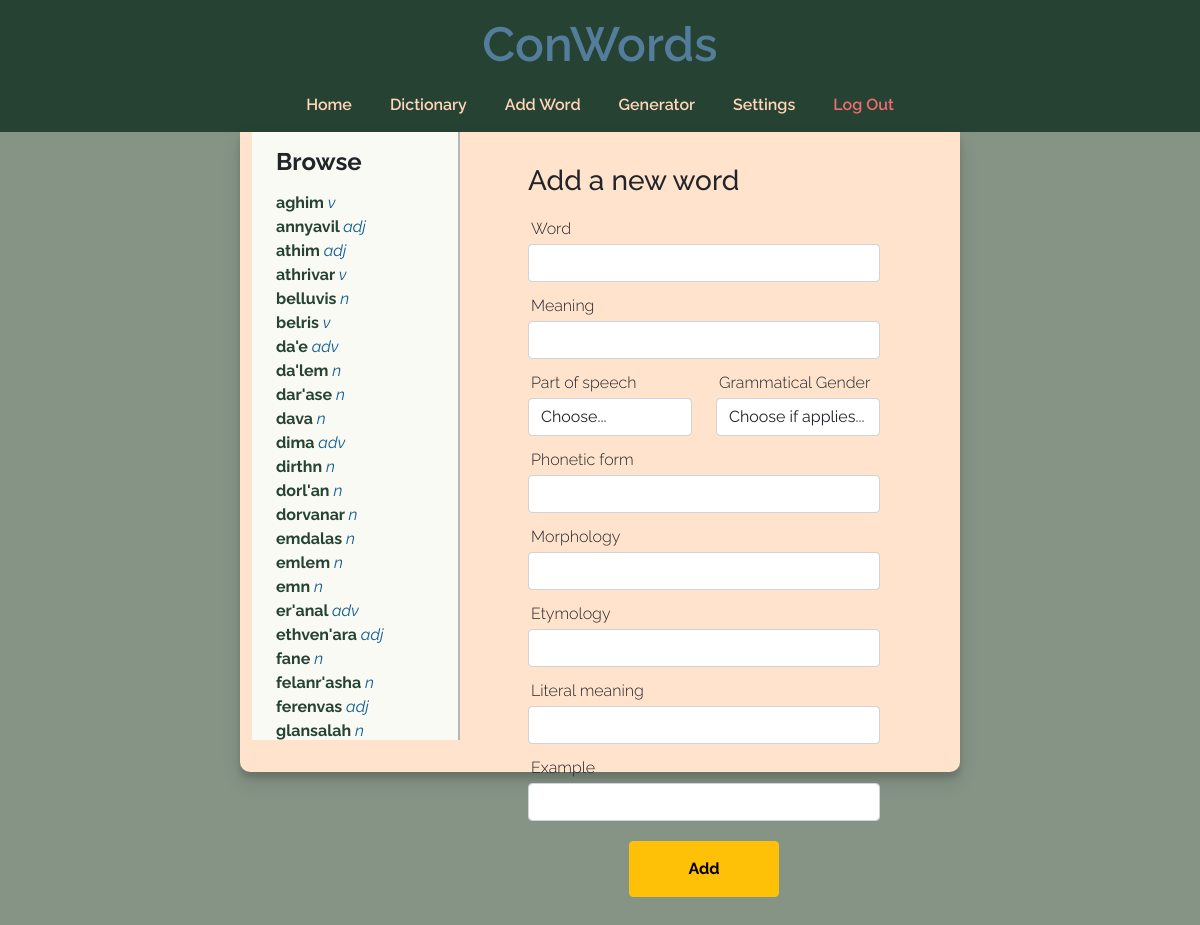
Before: /addword (signed in) with the older database file.
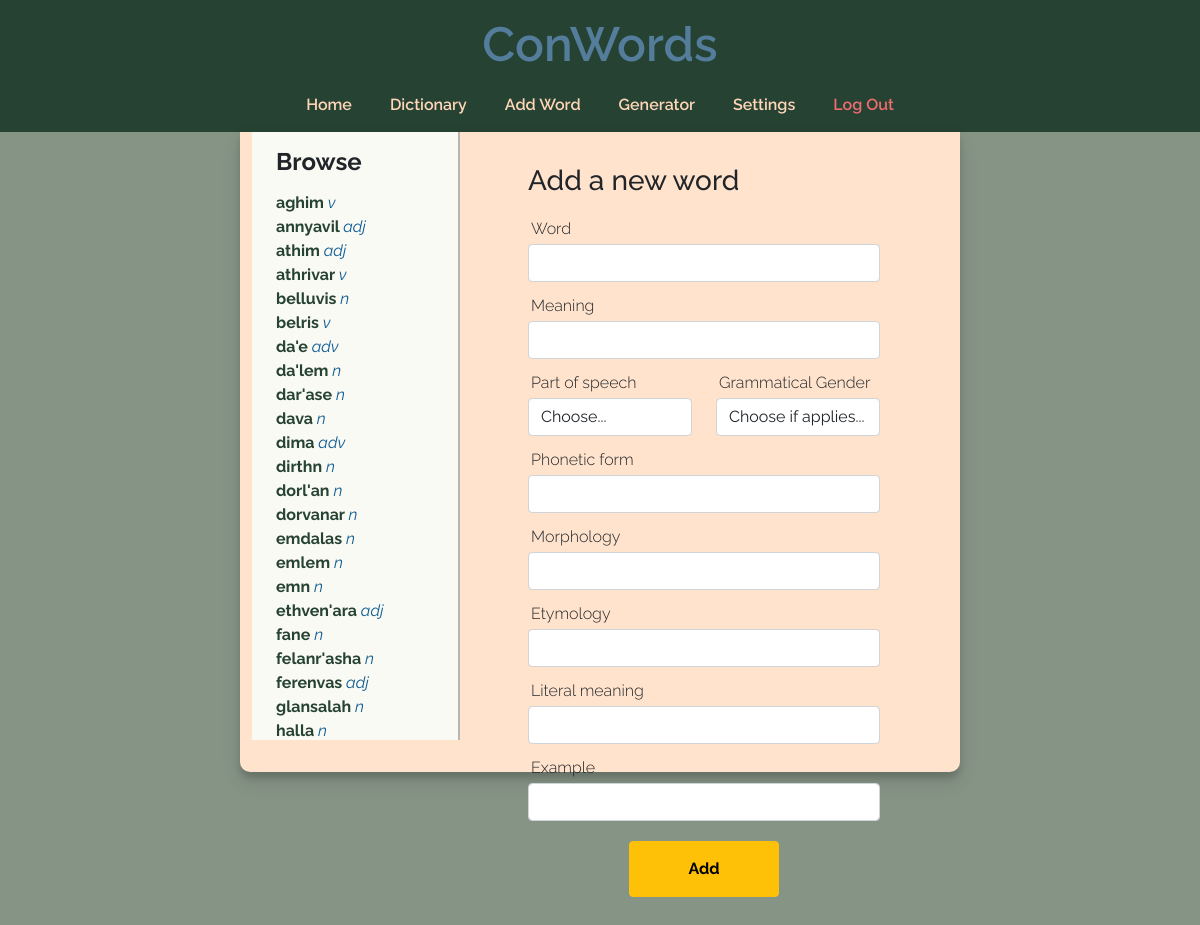
After: the same page with the newer database file.
### tables this page shows
CREATE TABLE entries (
id INTEGER NOT NULL PRIMARY KEY AUTOINCREMENT,
word_id INTEGER NOT NULL,
meaning_id INTEGER NOT NULL,
part_of_speech_id INTEGER,
grammatical_gender_id INTEGER,
phonetic_form TEXT,
morphology TEXT,
etymology TEXT,
literal_meaning TEXT,
example TEXT,
user_id INTEGER NOT NULL,
FOREIGN KEY(word_id) REFERENCES words(id),
FOREIGN KEY(meaning_id) REFERENCES meanings(id),
FOREIGN KEY(part_of_speech_id) REFERENCES parts_of_speech(id),
FOREIGN KEY(grammatical_gender_id) REFERENCES grammatical_genders(id),
FOREIGN KEY(user_id) REFERENCES users(id)
);

CREATE TABLE words (
id INTEGER NOT NULL PRIMARY KEY AUTOINCREMENT,
word TEXT NOT NULL,
user_id INTEGER NOT NULL,
FOREIGN KEY(user_id) REFERENCES users(id)
);

CREATE TABLE parts_of_speech (
id INTEGER NOT NULL PRIMARY KEY AUTOINCREMENT,
part_of_speech TEXT NOT NULL,
abbreviation TEXT,
user_id INTEGER NOT NULL,
FOREIGN KEY(user_id) REFERENCES users(id)
);

### app.py (the view, shortened to what this page needs)
@app.route("/addword", methods=["GET", "POST"])
@login_required
def add_word():
    db = get_db()
    words = db.execute("SELECT entries.id, word, abbreviation FROM entries, words, parts_of_speech WHERE entries.word_id = words.id AND entries.part_of_speech_id = parts_of_speech.id AND entries.user_id = ? ORDER BY word;", (session["user_id"],)).fetchall()
    pos_list = db.execute("SELECT part_of_speech FROM parts_of_speech WHERE user_id = ?;", (session["user_id"],)).fetchall()
    gram_gender_list = db.execute("SELECT grammatical_gender FROM grammatical_genders WHERE user_id = ?;", (session["user_id"], )).fetchall()
    if len(pos_list) == 0:
        return render_template("addword.html", pos_list=pos_list, gram_gender_list=gram_gender_list, words=words, pos_list_empty=True)
    db.close()
    return render_template("addword.html", pos_list=pos_list, gram_gender_list=gram_gender_list, words=words)

### app.py (called while the page is built)
@app.after_request
def after_request(response):
    response.headers["Cache-Control"] = "no-cache, no-store, must-revalidate"
    response.headers["Expires"] = 0
    response.headers["Pragma"] = "no-cache"
    return response

### helpers.py (called while the page is built)
def get_db():
    connection = sqlite3.connect("conlang.db")
    return connection

def login_required(f):
    @wraps(f)
    def decorated_function(*args, **kwargs):
        if session.get("user_id") is None:
            return redirect("/login")
        return f(*args, **kwargs)
    return decorated_function

### templates/addword.html (shortened to what this page needs)
{% extends "layout.html" %}
{% block main %}
<div class="row mainrow">
    <div class="col-sm-4 left-menu">
        <div class="dict-display">
            <h4><strong>Browse</strong></h4>
            {% for word in words %}
                <a class="dict-link" name="word-link" href="/dictionary?value={{ word[0] }}">{{ word[1] }} <span class="abbr">{{ word[2] }}</span></a><br/>
            {% endfor %}
        </div>
    </div>
    <div class="col-sm-8">
        <div class="right-inner-col">
            <form action="/addword" method="post">
                <h3>Add a new word</h3>
                <div class="form-row">
                    <div class="form-group">
                        <label for="inputWord">Word</label>
                        <input type="text" class="form-control" id="inputWord" name="inputWord" value="{{ new_word }}" autocomplete="off">
                    </div>
                    <div class="form-group">
                        <label for="inputMeaning">Meaning</label>
                        <input type="text" class="form-control" id="inputMeaning" name="inputMeaning" autocomplete="off">
                    </div>
                    <div class="form-row row">
                        <div class="form-group col-md-6">
                            <label for="inputPOS">Part of speech</label>
                            <select id="inputPOS" name="inputPOS" class="form-control">
                                <option disabled selected>Choose...</option>
                            </select>
                        </div>
                        <div class="form-group col-md-6">
                            <label for="inputGender">Grammatical Gender</label>
                            <select id="inputGender" name="inputGender" class="form-control">
                                <option value="none" selected>Choose if applies...</option>
                            </select>
                        </div>
                    </div>
                </div>
                <div class="form-group">
                    <label for="inputPhonetic">Phonetic form</label>
                    <input type="text" class="form-control" name="inputPhonetic" id="inputPhonetic">
                </div>
                <div class="form-group">
                    <label for="inputMorphology">Morphology</label>
                    <input type="text" class="form-control" name="inputMorphology" id="inputMorphology">
                </div>
                <div class="form-group">
                    <label for="inputEtymology">Etymology</label>
                    <input type="text" class="form-control" name="inputEtymology" id="inputEtymology">
                </div>
                <div class="form-group">
                    <label for="inputLiteralMeaning">Literal meaning</label>
                    <input type="text" class="form-control" name="inputLiteralMeaning" id="inputLiteralMeaning">
                </div>
                <div class="form-group">
                    <label for="inputExample">Example</label>
                    <input type="text" class="form-control" name="inputExample" id="inputExample">
                </div>
                <div class="btn-cenetered-div">
                    <button type="submit" class="btn btn-warning big-btn" id="addword">Add</button>
                </div>
            </form>
        </div>
    </div>
</div>
{% endblock %}

Changed rows visible on the page:
removed entries: {{ word[0] }} 15 (drawn), word "er'anal", abbreviation "adv"
now on this page (row unchanged): entries: {{ word[0] }} 6 (drawn), word "halla", abbreviation "n"
